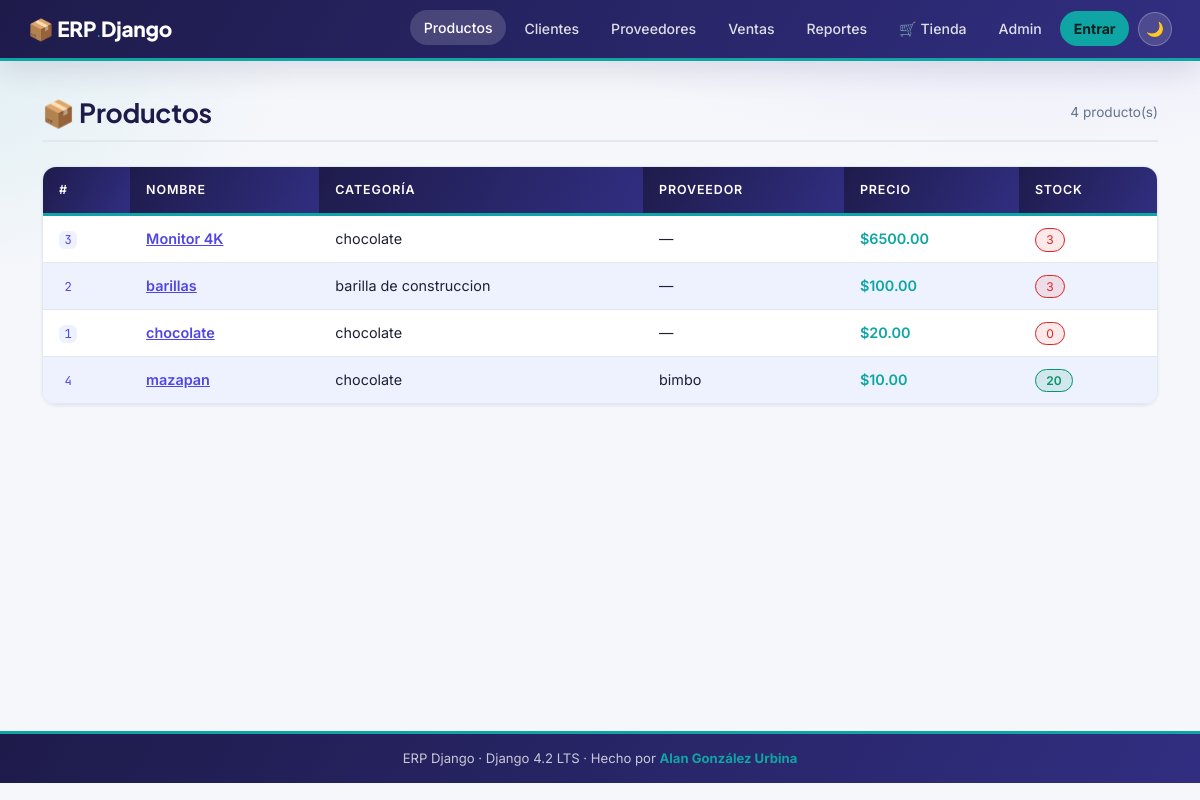
/productos/, run on an earlier commit of the app's database.
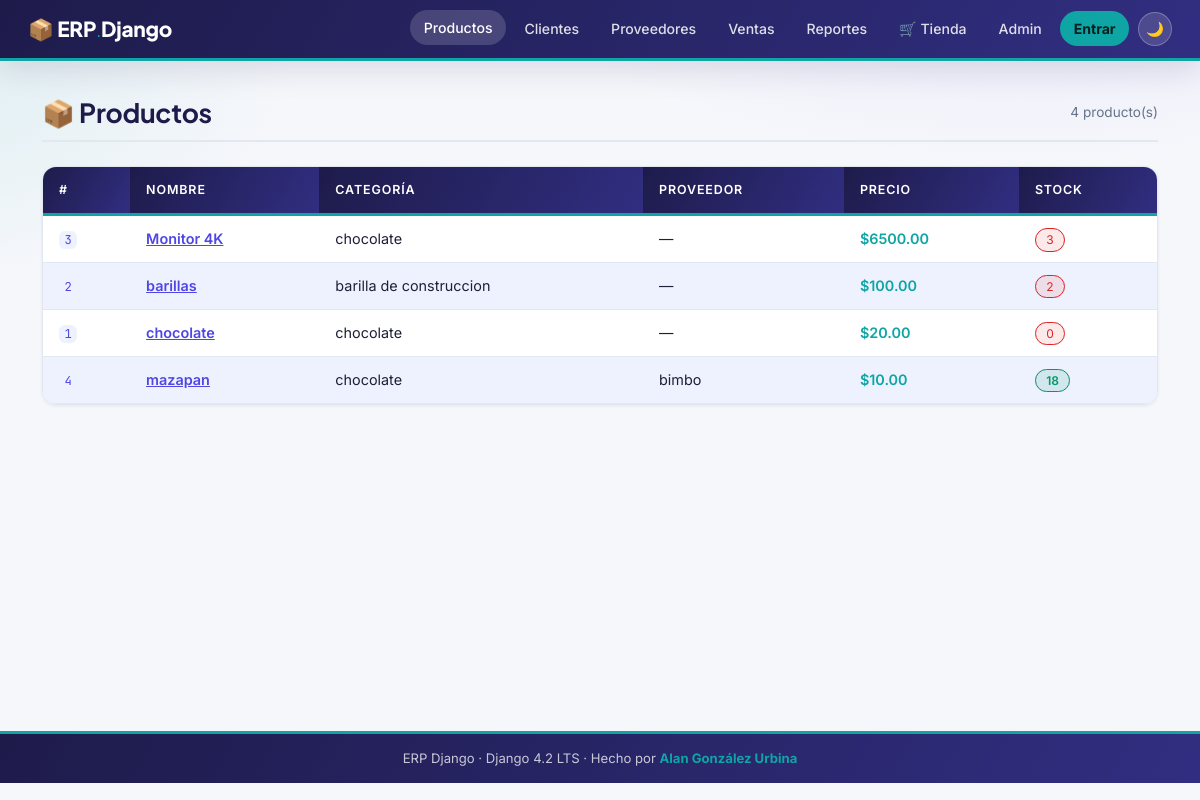
And on a later commit of the database.
### productos/models.py (models this page shows, shortened)
class Producto(models.Model):
    nombre    = models.CharField(
        max_length=200, verbose_name='Nombre'
    )
    precio    = models.DecimalField(
        max_digits=10,
        decimal_places=2,
        validators=[MinValueValidator(Decimal('0.00'))],
        verbose_name='Precio ($)',
        help_text='El precio no puede ser negativo.'
    )
    stock     = models.IntegerField(
        default=0,
        validators=[MinValueValidator(0)],
        verbose_name='Stock disponible'
    )
    categoria = models.ForeignKey(
        Categoria,
        on_delete=models.PROTECT,          # D-01
        related_name='productos',
        verbose_name='Categoría'
    )
    proveedor = models.ForeignKey(
        Proveedor,
        on_delete=models.SET_NULL,         # D-02
        null=True,
        blank=True,
        related_name='productos',
        verbose_name='Proveedor'
    )
    activo    = models.BooleanField(
        default=True, verbose_name='Activo'
    )
    imagen = models.ImageField(
        upload_to='productos/',
        null=True,
        blank=True,
        verbose_name='Imagen del producto',
        help_text='Formatos: JPEG, PNG, WEBP. Máximo 5 MB.',
        validators=[validar_imagen_producto],   # ← agregar
    )
    creado    = models.DateTimeField(
        auto_now_add=True, verbose_name='Fecha de registro'
    )
    class Meta:
        verbose_name        = 'Producto'
        verbose_name_plural = 'Productos'
        ordering            = ['nombre']

class Categoria(models.Model):
    nombre      = models.CharField(
        max_length=100, unique=True, verbose_name='Nombre'
    )
    descripcion = models.TextField(
        blank=True, verbose_name='Descripción'
    )
    class Meta:
        verbose_name        = 'Categoría'
        verbose_name_plural = 'Categorías'
        ordering            = ['nombre']
    def __str__(self) -> str:
        return self.nombre

### proveedores/models.py (models this page shows)
class Proveedor(models.Model):
    nombre   = models.CharField(
        max_length=150, verbose_name='Nombre'
    )
    contacto = models.CharField(
        max_length=100, blank=True, verbose_name='Persona de contacto'
    )
    correo   = models.EmailField(
        unique=True, verbose_name='Correo electrónico'
    )
    telefono = models.CharField(
        max_length=20, blank=True, verbose_name='Teléfono'
    )
    activo   = models.BooleanField(
        default=True, verbose_name='Activo'
    )
    creado   = models.DateTimeField(
        auto_now_add=True, verbose_name='Fecha de registro'
    )
    class Meta:
        verbose_name        = 'Proveedor'
        verbose_name_plural = 'Proveedores'
        ordering            = ['nombre']
    def __str__(self) -> str:
        return self.nombre

### productos/views.py (the view)
class ProductoListView(ListView):
    model               = Producto
    template_name       = 'productos/lista.html'
    context_object_name = 'productos'
    paginate_by         = 20
    def get_queryset(self):
        return (
            Producto.objects
            .select_related('categoria', 'proveedor')
            .filter(activo=True)
            .order_by('nombre')
        )

### catalogo/context_processors.py (called while the page is built)
def carrito_info(request) -> dict[str, Any]:
    carrito = request.session.get('carrito', {})
    total_items     = sum(
        int(item.get('cantidad', 0)) for item in carrito.values()
    )
    total_productos = len(carrito)
    return {
        'carrito_total_items':     total_items,
        'carrito_total_productos': total_productos,
    }

### productos/templates/productos/lista.html (shortened to what this page needs)
{% extends "base.html" %}
{% block nav_productos %}active{% endblock %}
{% block content %}
<div class="erp-page-title">
    <h2>📦 Productos</h2>
    <span style="margin-left:auto;color:var(--clr-muted);font-size:.85rem;">
        {{ page_obj.paginator.count }} producto(s)
    </span>
</div>
{% if productos %}
<table class="erp-table">
    <thead>
        <tr>
            <th>#</th>
            <th>Nombre</th>
            <th>Categoría</th>
            <th>Proveedor</th>
            <th>Precio</th>
            <th>Stock</th>
        </tr>
    </thead>
    <tbody>
        {% for p in productos %}
        <tr>
            <td><code>{{ p.pk }}</code></td>
            <td>
                <a href="{% url 'productos:detalle' p.pk %}"
                   style="color:var(--clr-royal);font-weight:600;">
                    {{ p.nombre }}
                </a>
            </td>
            <td>{{ p.categoria }}</td>
            <td>{{ p.proveedor|default:"—" }}</td>
            <td style="font-weight:600;color:var(--clr-gold);">
                ${{ p.precio }}
            </td>
            <td>
                {% if p.stock < 5 %}
                    <span class="badge-erp-inactive">{{ p.stock }}</span>
                {% else %}
                    <span class="badge-erp-active">{{ p.stock }}</span>
                {% endif %}
            </td>
        </tr>
        {% endfor %}
    </tbody>
</table>
{% else %}
<div class="erp-alert-info">No hay productos registrados aún.</div>
{% endif %}
{% endblock %}

What changed in the data, as far as the page shows it:
changed Producto "barillas": stock "3" → "2"
changed Producto "mazapan": stock "20" → "18"
